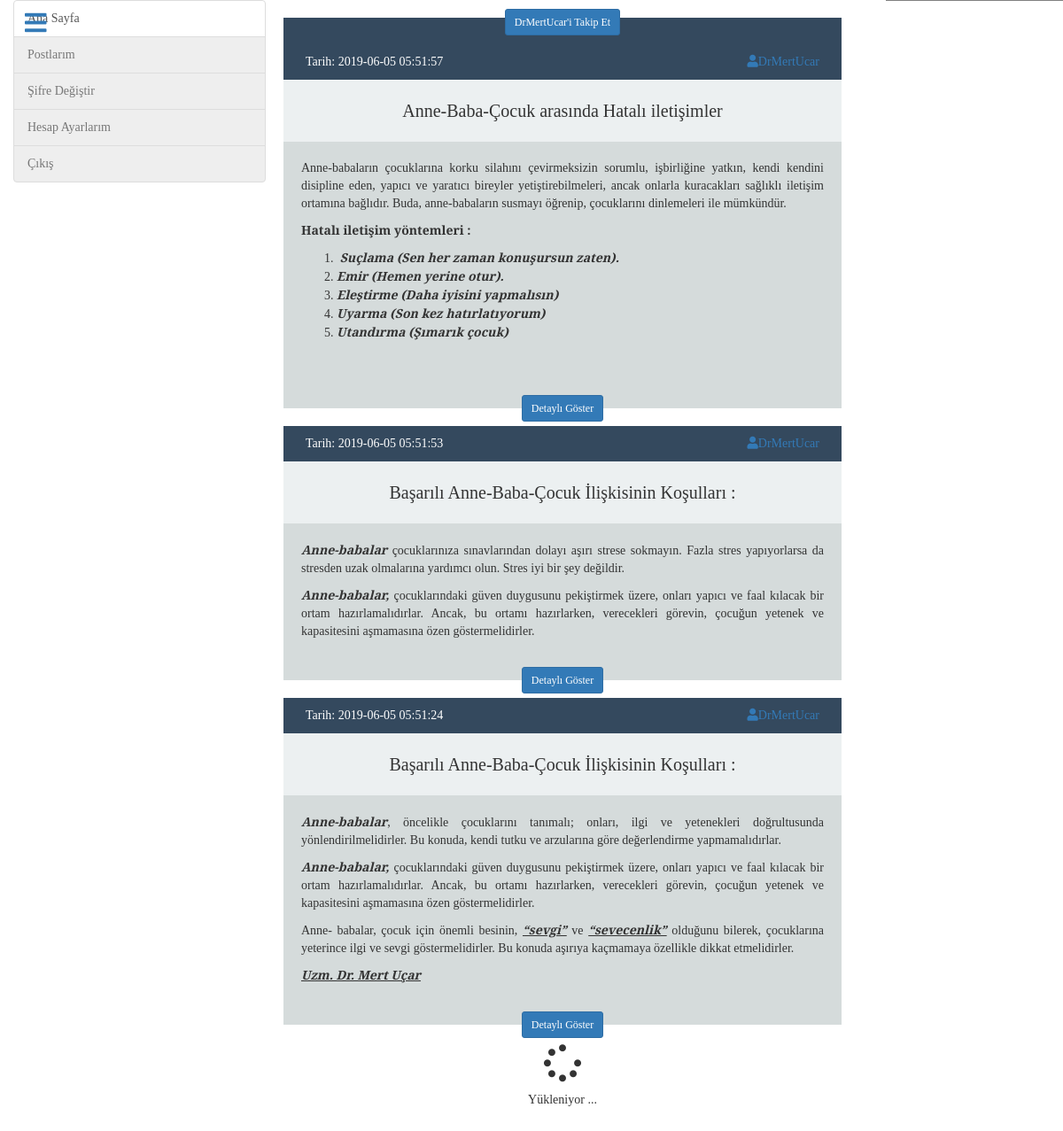
The page /userPosts.php?user=7 on the database its author committed.
### tables this page shows
CREATE TABLE `users` (
  `id` int(11) NOT NULL,
  `userName` varchar(20) NOT NULL,
  `fullName` varchar(30) NOT NULL,
  `pass` varchar(20) NOT NULL,
  `email` varchar(50) NOT NULL,
  `gender` varchar(10) NOT NULL,
  `registerDate` datetime NOT NULL DEFAULT CURRENT_TIMESTAMP,
  `status` int(11) NOT NULL,
  `admin` int(11) NOT NULL DEFAULT '0',
  `photo` longblob NOT NULL,
  `biography` varchar(300) NOT NULL
);

CREATE TABLE `posts` (
  `postId` int(11) NOT NULL,
  `userId` int(11) NOT NULL,
  `title` text NOT NULL,
  `text` text NOT NULL,
  `usefulNumber` int(11) NOT NULL DEFAULT '0',
  `notusefulNumber` int(11) NOT NULL DEFAULT '0',
  `newId` int(11) NOT NULL DEFAULT '0',
  `datetime` datetime NOT NULL DEFAULT CURRENT_TIMESTAMP,
  `status` int(11) NOT NULL DEFAULT '0',
  `productPhoto` blob,
  `price` int(11) NOT NULL
);

### db/userPosts.php (called while the page is built)
<?php
include("connection.php");
$userId=$_GET["user"];
if($_SESSION["userId"]==$userId)
$postlar = mysqli_query($db,"select * from posts where userId='$userId' and status!=-2 order by postId desc ");
else
$postlar = mysqli_query($db,"select * from posts where userId='$userId' and status!=-1 and status!=-2 order by postId desc ");
$userNamePostSorgu= mysqli_query($db,"select * from users where id='$userId'")->fetch_assoc();
$userNamePost = $userNamePostSorgu["userName"];
$userIdPost = $userId;
?>

### userPosts.php (the view, shortened to what this page needs)
<?php
  include ("includes/header.php");
  include("db/userPosts.php");
  $userId = $_SESSION["userId"];
  $userNameProfil = $_SESSION["userName"];
  $takipDurum=false;
  ?>
<?php
	include ("includes/header.php");
?>
<div class="container-fluid" >
<a class="btn btn-light" id="menuControl" data-toggle="modal" data-target="#exampleModalCenter"  style="z-index:1; top:5px;"><span class="fas fa-bars fa-2x"></span></a>
<div class="row mt-4">
    <div class="col-md-3" id="userMenu">
      <div class="list-group mt-4">
         <button type="button" class="list-group-item list-group-item-action" id="homePage">Ana Sayfa</button>
         <button type="button" class="list-group-item list-group-item-action <?php if($_SESSION['login']!=true) echo 'disabled'; ?>" id="userPosts">Postlarım</button>
         <button type="button" class="list-group-item list-group-item-action <?php if($_SESSION['login']!=true) echo 'disabled'; ?>" id="changePassword" >Şifre Değiştir</button>
         <button type="button" class="list-group-item list-group-item-action <?php if($_SESSION['login']!=true) echo 'disabled'; ?>" id="hesapBilgilerim">Hesap Ayarlarım</button>
         <button type="button" class="list-group-item list-group-item-action <?php if($_SESSION['login']!=true) echo 'disabled'; ?>" id="signOut">Çıkış</button>
       </div>
        </div>
        <div class="col-md-7" id="posts" style="padding:20px; padding-top:0px; padding-right:50px;">
					<div class="col-md-12 text-center" style="padding:10px;">
						<?php
						if($userId != $userIdPost){
						if($takipDurum)
						echo "<p scope='col'><a href='db/follow.php?id=$userIdPost&status=0' class='btn btn-danger btn-sm'>"."$userNamePost'i Takibi Bırak</a></p>";
						else
						echo "<p scope='col'><a href='db/follow.php?id=$userIdPost&status=1' class='btn btn-primary btn-sm'>"."$userNamePost'i Takip Et</a></p>";
						}
						else
						echo "<p scope='col'><a href='profileShow.php?userName=$userNameProfil' class='btn btn-info btn-sm'>Profil Düzenle</a></p>";
						?>
					</div>
        <?php
        while($sonuc = mysqli_fetch_assoc($postlar))
        { ?>
            <div style="padding:15px; margin-top:20px;  padding-top:0px; background-color:#D5DBDB">
            <div class="row" style="padding:10px; background-color:#34495E; color:white;"><div class="col-md-6 text-left">Tarih: <?php echo $sonuc["datetime"]; ?></div><div class="col-md-6 text-right"><a href=""><span class="fa fa-user"></span><?php echo $userNamePost; ?></a></div></div>
                <div class="row" style="background-color:#ECF0F1;">
                    <p style=" text-align:center; margin-left:auto; margin-right:auto;line-height:70px; font-size:20px; margin-bottom:0px;"><?php  echo $sonuc["title"]; ?></p>
                </div>
                <div class="row" style="padding:20px; text-align:justify">
                      <?php echo $sonuc["text"]; ?>
                </div>
                <div class="col-md-12 text-center">
                  <a href="postDetail.php?postId=<?php echo $sonuc["postId"]; ?>" class="btn btn-primary btn-sm">Detaylı Göster</a>
                </div>
            </div>
            <?php }
        ?>
<div class="fa-3x text-center mt-4">
  <i class="fas fa-spinner fa-pulse"></i>
</div>
        <p class="text-center"> Yükleniyor ... </p>
    </div>
        </div>
</div>
<?php  include ("includes/footer.php"); ?>

### style.css (style rules this page uses)
@media only screen and (min-width: 768px) { #menuControl { visibility: visible; position:fixed; top:50px; } }
@media only screen and (min-width: 768px) { .col-md-3 { padding-right: 0px; } }

### Includes/header.php (style rules this page uses)
@media (min-width: 768px) { #posts { padding:20px; padding-right: 50px; } }

### rows shown on the page
users: userName "DrMertUcar"
posts: datetime "2019-06-05 05:51:57", userId.userName "DrMertUcar", title "Anne-Baba-Çocuk arasında Hatalı iletişimler", text "Anne-babaların çocuklarına korku silahını çevirmeksizin sorumlu, işbirliğine yatkın, kendi kendini disipline eden, yapıcı ve yaratıcı bireyler yetiştirebilmeleri, ancak onlarla kuracakları sağlıklı iletişim ortamına bağlıdır. Buda, anne-babaların susmayı öğrenip, çocuklarını dinlemeleri ile mümkündür. Hatalı iletişim yöntemleri : Suçlama (Sen her zaman konuşursun zaten). Emir (Hemen yerine otur). Eleştirme (Daha iyisini yapmalısın) Uyarma (Son kez hatırlatıyorum) Utandırma (Şımarık çocuk)"
posts: datetime "2019-06-05 05:51:53", userId.userName "DrMertUcar", title "Başarılı Anne-Baba-Çocuk İlişkisinin Koşulları :", text "Anne-babalar çocuklarınıza sınavlarından dolayı aşırı strese sokmayın. Fazla stres yapıyorlarsa da stresden uzak olmalarına yardımcı olun. Stres iyi bir şey değildir. Anne-babalar, çocuklarındaki güven duygusunu pekiştirmek üzere, onları yapıcı ve faal kılacak bir ortam hazırlamalıdırlar. Ancak, bu ortamı hazırlarken, verecekleri görevin, çocuğun yetenek ve kapasitesini aşmamasına özen göstermelidirler."
posts: datetime "2019-06-05 05:51:24", userId.userName "DrMertUcar", title "Başarılı Anne-Baba-Çocuk İlişkisinin Koşulları :", text "Anne-babalar , öncelikle çocuklarını tanımalı; onları, ilgi ve yetenekleri doğrultusunda yönlendirilmelidirler. Bu konuda, kendi tutku ve arzularına göre değerlendirme yapmamalıdırlar. Anne-babalar, çocuklarındaki güven duygusunu pekiştirmek üzere, onları yapıcı ve faal kılacak bir ortam hazırlamalıdırlar. Ancak, bu ortamı hazırlarken, verecekleri görevin, çocuğun yetenek ve kapasitesini aşmamasına özen göstermelidirler. Anne- babalar, çocuk için önemli besinin, “sevgi” ve “sevecenlik” olduğunu bilerek, çocuklarına yeterince ilgi ve sevgi göstermelidirler. Bu konuda aşırıya kaçmamaya özellikle dikkat etmelidirler. Uzm. Dr. Mert Uçar"
